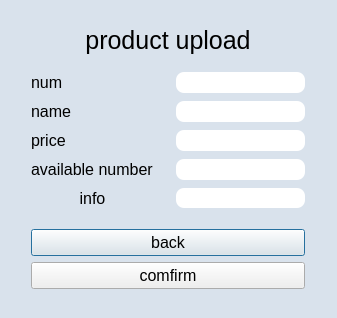
<?xml version="1.0" encoding="UTF-8"?>
<ui version="4.0">
 <class>ReleaseGoodsDialog</class>
 <widget class="QDialog" name="ReleaseGoodsDialog">
  <property name="geometry">
   <rect>
    <x>0</x>
    <y>0</y>
    <width>337</width>
    <height>318</height>
   </rect>
  </property>
  <property name="minimumSize">
   <size>
    <width>305</width>
    <height>261</height>
   </size>
  </property>
  <property name="maximumSize">
   <size>
    <width>888</width>
    <height>888</height>
   </size>
  </property>
  <property name="font">
   <font>
    <pointsize>12</pointsize>
   </font>
  </property>
  <property name="windowTitle">
   <string>发布商品</string>
  </property>
  <property name="styleSheet">
   <string notr="true">QLineEdit{
border-radius:8px;
}
QDialog{
	background-color: rgb(217, 226, 236);
}</string>
  </property>
  <layout class="QVBoxLayout" name="verticalLayout_3">
   <item>
    <spacer name="verticalSpacer">
     <property name="orientation">
      <enum>Qt::Orientation::Vertical</enum>
     </property>
     <property name="sizeHint" stdset="0">
      <size>
       <width>20</width>
       <height>20</height>
      </size>
     </property>
    </spacer>
   </item>
   <item>
    <layout class="QHBoxLayout" name="horizontalLayout">
     <item>
      <spacer name="horizontalSpacer">
       <property name="orientation">
        <enum>Qt::Orientation::Horizontal</enum>
       </property>
       <property name="sizeHint" stdset="0">
        <size>
         <width>20</width>
         <height>20</height>
        </size>
       </property>
      </spacer>
     </item>
     <item>
      <layout class="QVBoxLayout" name="verticalLayout_2">
       <item>
        <widget class="QLabel" name="label_6">
         <property name="font">
          <font>
           <pointsize>19</pointsize>
          </font>
         </property>
         <property name="text">
          <string>product upload</string>
         </property>
         <property name="alignment">
          <set>Qt::AlignmentFlag::AlignCenter</set>
         </property>
        </widget>
       </item>
       <item>
        <layout class="QVBoxLayout" name="verticalLayout">
         <property name="leftMargin">
          <number>20</number>
         </property>
         <property name="topMargin">
          <number>0</number>
         </property>
         <property name="rightMargin">
          <number>20</number>
         </property>
         <property name="bottomMargin">
          <number>0</number>
         </property>
         <item>
          <layout class="QGridLayout" name="gridLayout">
           <property name="leftMargin">
            <number>0</number>
           </property>
           <property name="topMargin">
            <number>11</number>
           </property>
           <property name="bottomMargin">
            <number>15</number>
           </property>
           <property name="horizontalSpacing">
            <number>22</number>
           </property>
           <property name="verticalSpacing">
            <number>8</number>
           </property>
           <item row="0" column="0">
            <widget class="QLabel" name="label">
             <property name="font">
              <font>
               <pointsize>12</pointsize>
              </font>
             </property>
             <property name="text">
              <string>num</string>
             </property>
            </widget>
           </item>
           <item row="0" column="1">
            <widget class="QLineEdit" name="idEdit">
             <property name="maxLength">
              <number>4</number>
             </property>
            </widget>
           </item>
           <item row="1" column="0">
            <widget class="QLabel" name="label_2">
             <property name="font">
              <font>
               <pointsize>12</pointsize>
              </font>
             </property>
             <property name="text">
              <string>name</string>
             </property>
            </widget>
           </item>
           <item row="1" column="1">
            <widget class="QLineEdit" name="nameEdit">
             <property name="maxLength">
              <number>10</number>
             </property>
            </widget>
           </item>
           <item row="2" column="0">
            <widget class="QLabel" name="label_3">
             <property name="font">
              <font>
               <pointsize>12</pointsize>
              </font>
             </property>
             <property name="text">
              <string>price</string>
             </property>
            </widget>
           </item>
           <item row="2" column="1">
            <widget class="QLineEdit" name="priceEdit">
             <property name="minimumSize">
              <size>
               <width>129</width>
               <height>0</height>
              </size>
             </property>
             <property name="maxLength">
              <number>4</number>
             </property>
            </widget>
           </item>
           <item row="3" column="0">
            <widget class="QLabel" name="label_4">
             <property name="font">
              <font>
               <pointsize>12</pointsize>
              </font>
             </property>
             <property name="text">
              <string>available number</string>
             </property>
            </widget>
           </item>
           <item row="3" column="1">
            <widget class="QLineEdit" name="numberEdit">
             <property name="maxLength">
              <number>4</number>
             </property>
            </widget>
           </item>
           <item row="4" column="0">
            <widget class="QLabel" name="label_5">
             <property name="font">
              <font>
               <pointsize>12</pointsize>
              </font>
             </property>
             <property name="text">
              <string>info</string>
             </property>
             <property name="alignment">
              <set>Qt::AlignmentFlag::AlignCenter</set>
             </property>
            </widget>
           </item>
           <item row="4" column="1">
            <widget class="QLineEdit" name="noticeEdit">
             <property name="minimumSize">
              <size>
               <width>0</width>
               <height>20</height>
              </size>
             </property>
             <property name="maxLength">
              <number>20</number>
             </property>
            </widget>
           </item>
          </layout>
         </item>
         <item>
          <widget class="QPushButton" name="cancelButton">
           <property name="text">
            <string>back</string>
           </property>
          </widget>
         </item>
         <item>
          <widget class="QPushButton" name="releaseButton">
           <property name="text">
            <string>comfirm</string>
           </property>
          </widget>
         </item>
        </layout>
       </item>
      </layout>
     </item>
     <item>
      <spacer name="horizontalSpacer_2">
       <property name="orientation">
        <enum>Qt::Orientation::Horizontal</enum>
       </property>
       <property name="sizeHint" stdset="0">
        <size>
         <width>20</width>
         <height>20</height>
        </size>
       </property>
      </spacer>
     </item>
    </layout>
   </item>
   <item>
    <spacer name="verticalSpacer_2">
     <property name="orientation">
      <enum>Qt::Orientation::Vertical</enum>
     </property>
     <property name="sizeHint" stdset="0">
      <size>
       <width>20</width>
       <height>22</height>
      </size>
     </property>
    </spacer>
   </item>
  </layout>
 </widget>
 <resources/>
 <connections/>
</ui>
